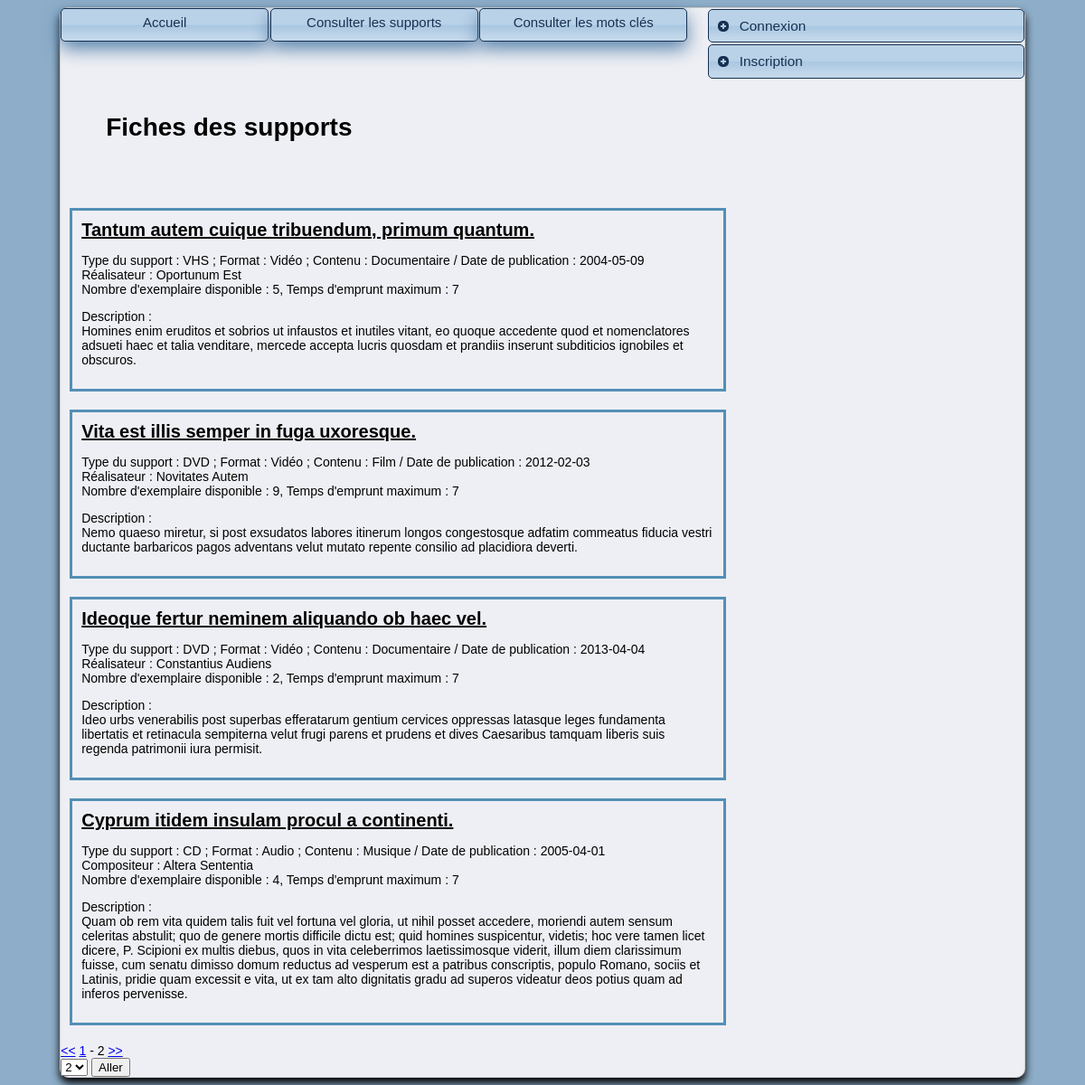
Screenshot of /index.php?page0=consul_support&page=2 with the database file from the repository.
### tables this page shows
CREATE TABLE IF NOT EXISTS `support` (
  `id_support` int(11) NOT NULL AUTO_INCREMENT,
  `titre_support` varchar(100) DEFAULT NULL,
  `type_support` varchar(50) DEFAULT NULL,
  `type_format` varchar(50) DEFAULT NULL,
  `type_contenu` varchar(50) DEFAULT NULL,
  `date_publication` date DEFAULT NULL,
  `createur_support` varchar(100) DEFAULT NULL,
  `type_createur` varchar(15) DEFAULT NULL,
  `description_support` text,
  `nbExemplaire` int(3) DEFAULT NULL,
  `nbExemplaireDispo` int(5) DEFAULT NULL,
  `nb_consultation` int(10) DEFAULT NULL,
  `tps_emprunt_max` int(2) DEFAULT NULL,
  PRIMARY KEY (`id_support`)
);

### controleurs/consul_support.php (called while the page is built, shortened)
<?php
require_once('modeles/support.class.php');
include('vues/consul_support.php');
?>

### modeles/support.class.php (the view, shortened to what this page needs)
<?php
class Support{
    public static function supportPage($numPage){
        $sql = "SELECT * from support LIMIT " . $numPage * 6 . ", 6";
        $bdd = connect();
        $requete = $bdd->query($sql);
        while($value = $requete -> fetch(PDO::FETCH_ASSOC)){
            echo "<div class=\"fiche_support\">"
            . "<div class=\"titre_fiche\">".$value['titre_support']."</div>"
            . "<p>Type du support : ".$value['type_support']." ; "
            . "Format : ".$value['type_format']." ; "
            . "Contenu : ".$value['type_contenu']." / "
            . "Date de publication : ".$value['date_publication']."<br>"
            . "".$value['type_createur']." : ".$value['createur_support']."<br>"
            . "Nombre d'exemplaire disponible : ".$value['nbExemplaireDispo'].", "
            . "Temps d'emprunt maximum : ".$value['tps_emprunt_max']."</p>"
            . "<p>Description :<br>".$value['description_support']."</p></div>";
        }
    }
}
?>

### CSS/style.css (style rules this page uses)
body { font: 14px Calibri, "Trebuchet MS", Arial, Helvetica, sans-serif; color: #010101; background-color: #8dadc8; }
.fiche_support { width: 700px; border-style: solid; border-color: #538FB6; padding: 10px; margin-bottom: 20px; margin-left: 10px; display: inline-block; }
.titre_fiche { font-weight : bold; font-family : "Trebuchet MS", Verdana, Arial, Helvetica, sans-serif; font-size : 20px; text-decoration: underline; }

### rows the page displays
support: titre_support "Tantum autem cuique tribuendum, primum quantum.", type_support "VHS", type_format "Vidéo", type_contenu "Documentaire", date_publication "2004-05-09", type_createur "Réalisateur", createur_support "Oportunum Est", nbExemplaireDispo "5", tps_emprunt_max "7", description_support "Homines enim eruditos et sobrios ut infaustos et inutiles vitant, eo quoque accedente quod et nomenclatores adsueti haec et talia venditare, mercede accepta lucris quosdam et prandiis inserunt subditicios ignobiles et obscuros."
support: titre_support "Vita est illis semper in fuga uxoresque.", type_support "DVD", type_format "Vidéo", type_contenu "Film", date_publication "2012-02-03", type_createur "Réalisateur", createur_support "Novitates Autem", nbExemplaireDispo "9", tps_emprunt_max "7", description_support "Nemo quaeso miretur, si post exsudatos labores itinerum longos congestosque adfatim commeatus fiducia vestri ductante barbaricos pagos adventans velut mutato repente consilio ad placidiora deverti."
support: titre_support "Ideoque fertur neminem aliquando ob haec vel.", type_support "DVD", type_format "Vidéo", type_contenu "Documentaire", date_publication "2013-04-04", type_createur "Réalisateur", createur_support "Constantius Audiens", nbExemplaireDispo "2", tps_emprunt_max "7", description_support "Ideo urbs venerabilis post superbas efferatarum gentium cervices oppressas latasque leges fundamenta libertatis et retinacula sempiterna velut frugi parens et prudens et dives Caesaribus tamquam liberis suis regenda patrimonii iura permisit."
support: titre_support "Cyprum itidem insulam procul a continenti.", type_support "CD", type_format "Audio", type_contenu "Musique", date_publication "2005-04-01", type_createur "Compositeur", createur_support "Altera Sententia", nbExemplaireDispo "4", tps_emprunt_max "7", description_support "Quam ob rem vita quidem talis fuit vel fortuna vel gloria, ut nihil posset accedere, moriendi autem sensum celeritas abstulit; quo de genere mortis difficile dictu est; quid homines suspicentur, videtis; hoc vere tamen licet dicere, P. Scipioni ex multis diebus, quos in vita celeberrimos laetissimosque viderit, illum diem clarissimum fuisse, cum senatu dimisso domum reductus ad vesperum est a patribus conscriptis, populo Romano, sociis et Latinis, pridie quam excessit e vita, ut ex tam alto dignitatis gradu ad superos videatur deos potius quam ad inferos pervenisse."

### other values shown
$_GET["page"] "2"
form field page "2"
